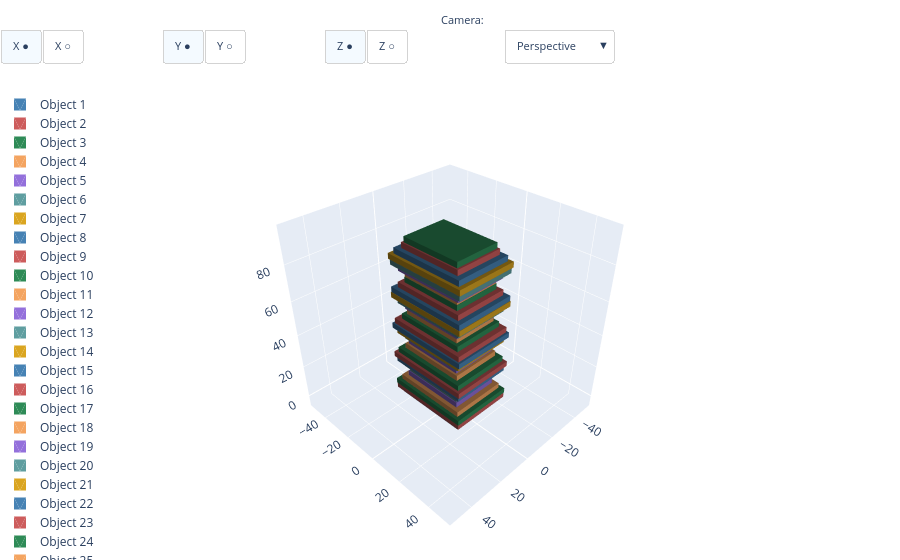

Here is the notebook cell this chart was saved with:
### Markdown cell above
#### Variação com scale

### Code cell
import numpy as np

cota_inicial = 0
pap = 3
n_pav = 30

smooth_factor = 1/(np.pi * 2)

lista_pav = []
for i in range(n_pav + 1):
    cota_atual = round(cota_inicial + (pap * i), 2)
    scale_factor = np.abs(np.sin(i) * smooth_factor + 1)

    pav = (
        cq.Workplane("XY", origin=(0, 0, cota_atual))  # plano de trabalho já na cota correta
        .rect(30 * scale_factor, 40 * scale_factor)
        .extrude(pap)
        
    )

    lista_pav.append(pav)
    # print(f"Cota do pavimento {i} = {cota_atual:.2f} | scale = {scale_factor:.4f}")

show(lista_pav)

### Figure 1 — Plotly figure (JSON) as saved in the notebook; plotly's stock layout.template omitted (floating-point values rounded to 4 significant figures)
{"data": [{"color": "steelblue", "flatshading": true, "i": [2, 3, 7, 7, 10, 11, 15, 15, 18, 18, 22, 22], "j": [1, 2, 5, 6, 9, 10, 13, 14, 17, 16, 20, 23], "k": [0, 0, 4, 5, 8, 8, 12, 13, 16, 19, 21, 20], "lighting": {"ambient": 0.4, "diffuse": 0.8, "specular": 0.2}, "name": "Object 1", "opacity": 1, "showlegend": true, "type": "mesh3d", "x": [-15, -15, 15, 15, 15, 15, 15, 15, 15, 15, -15, -15, -15, -15, -15, -15, -15, 15, 15, -15, -15, 15, 15, -15], "y": [-20, -20, -20, -20, -20, -20, 20, 20, 20, 20, 20, 20, 20, 20, -20, -20, -20, -20, 20, 20, -20, -20, 20, 20], "z": [0, 3, 3, 0, 0, 3, 3, 0, 0, 3, 3, 0, 0, 3, 3, 0, 0, 0, 0, 0, 3, 3, 3, 3]}, {"color": "indianred", "flatshading": true, "i": [3, 3, 7, 7, 11, 11, 15, 15, 18, 18, 22, 22], "j": [1, 2, 5, 6, 9, 10, 13, 14, 17, 16, 20, 23], "k": [0, 1, 4, 5, 8, 9, 12, 13, 16, 19, 21, 20], "lighting": {"ambient": 0.4, "diffuse": 0.8, "specular": 0.2}, "name": "Object 2", "opacity": 1, "showlegend": true, "type": "mesh3d", "x": [-17.01, -17.01, 17.01, 17.01, 17.01, 17.01, 17.01, 17.01, 17.01, 17.01, -17.01, -17.01, -17.01, -17.01, -17.01, -17.01, -17.01, 17.01, 17.01, -17.01, -17.01, 17.01, 17.01, -17.01], "y": [-22.68, -22.68, -22.68, -22.68, -22.68, -22.68, 22.68, 22.68, 22.68, 22.68, 22.68, 22.68, 22.68, 22.68, -22.68, -22.68, -22.68, -22.68, 22.68, 22.68, -22.68, -22.68, 22.68, 22.68], "z": [3, 6, 6, 3, 3, 6, 6, 3, 3, 6, 6, 3, 3, 6, 6, 3, 3, 3, 3, 3, 6, 6, 6, 6]}, {"color": "seagreen", "flatshading": true, "i": [3, 3, 7, 7, 11, 11, 15, 15, 18, 18, 22, 22], "j": [1, 2, 5, 6, 9, 10, 13, 14, 17, 16, 20, 23], "k": [0, 1, 4, 5, 8, 9, 12, 13, 16, 19, 21, 20], "lighting": {"ambient": 0.4, "diffuse": 0.8, "specular": 0.2}, "name": "Object 3", "opacity": 1, "showlegend": true, "type": "mesh3d", "x": [-17.17, -17.17, 17.17, 17.17, 17.17, 17.17, 17.17, 17.17, 17.17, 17.17, -17.17, -17.17, -17.17, -17.17, -17.17, -17.17, -17.17, 17.17, 17.17, -17.17, -17.17, 17.17, 17.17, -17.17], "y": [-22.89, -22.89, -22.89, -22.89, -22.89, -22.89, 22.89, 22.89, 22.89, 22.89, 22.89, 22.89, 22.89, 22.89, -22.89, -22.89, -22.89, -22.89, 22.89, 22.89, -22.89, -22.89, 22.89, 22.89], "z": [6, 9, 9, 6, 6, 9, 9, 6, 6, 9, 9, 6, 6, 9, 9, 6, 6, 6, 6, 6, 9, 9, 9, 9]}, {"color": "sandybrown", "flatshading": true, "i": [3, 3, 7, 7, 11, 11, 15, 15, 18, 18, 22, 22], "j": [1, 2, 5, 6, 9, 10, 13, 14, 17, 16, 20, 23], "k": [0, 1, 4, 5, 8, 9, 12, 13, 16, 19, 21, 20], "lighting": {"ambient": 0.4, "diffuse": 0.8, "specular": 0.2}, "name": "Object 4", "opacity": 1, "showlegend": true, "type": "mesh3d", "x": [-15.34, -15.34, 15.34, 15.34, 15.34, 15.34, 15.34, 15.34, 15.34, 15.34, -15.34, -15.34, -15.34, -15.34, -15.34, -15.34, -15.34, 15.34, 15.34, -15.34, -15.34, 15.34, 15.34, -15.34], "y": [-20.45, -20.45, -20.45, -20.45, -20.45, -20.45, 20.45, 20.45, 20.45, 20.45, 20.45, 20.45, 20.45, 20.45, -20.45, -20.45, -20.45, -20.45, 20.45, 20.45, -20.45, -20.45, 20.45, 20.45], "z": [9, 12, 12, 9, 9, 12, 12, 9, 9, 12, 12, 9, 9, 12, 12, 9, 9, 9, 9, 9, 12, 12, 12, 12]}, {"color": "mediumpurple", "flatshading": true, "i": [3, 3, 7, 7, 11, 11, 15, 15, 18, 18, 22, 22], "j": [1, 2, 5, 6, 9, 10, 13, 14, 17, 16, 20, 23], "k": [0, 1, 4, 5, 8, 9, 12, 13, 16, 19, 21, 20], "lighting": {"ambient": 0.4, "diffuse": 0.8, "specular": 0.2}, "name": "Object 5", "opacity": 1, "showlegend": true, "type": "mesh3d", "x": [-13.19, -13.19, 13.19, 13.19, 13.19, 13.19, 13.19, 13.19, 13.19, 13.19, -13.19, -13.19, -13.19, -13.19, -13.19, -13.19, -13.19, 13.19, 13.19, -13.19, -13.19, 13.19, 13.19, -13.19], "y": [-17.59, -17.59, -17.59, -17.59, -17.59, -17.59, 17.59, 17.59, 17.59, 17.59, 17.59, 17.59, 17.59, 17.59, -17.59, -17.59, -17.59, -17.59, 17.59, 17.59, -17.59, -17.59, 17.59, 17.59], "z": [12, 15, 15, 12, 12, 15, 15, 12, 12, 15, 15, 12, 12, 15, 15, 12, 12, 12, 12, 12, 15, 15, 15, 15]}, {"color": "cadetblue", "flatshading": true, "i": [2, 3, 7, 7, 10, 11, 15, 15, 18, 18, 22, 22], "j": [1, 2, 5, 6, 9, 10, 13, 14, 17, 16, 20, 23], "k": [0, 0, 4, 5, 8, 8, 12, 13, 16, 19, 21, 20], "lighting": {"ambient": 0.4, "diffuse": 0.8, "specular": 0.2}, "name": "Object 6", "opacity": 1, "showlegend": true, "type": "mesh3d", "x": [-12.71, -12.71, 12.71, 12.71, 12.71, 12.71, 12.71, 12.71, 12.71, 12.71, -12.71, -12.71, -12.71, -12.71, -12.71, -12.71, -12.71, 12.71, 12.71, -12.71, -12.71, 12.71, 12.71, -12.71], "y": [-16.95, -16.95, -16.95, -16.95, -16.95, -16.95, 16.95, 16.95, 16.95, 16.95, 16.95, 16.95, 16.95, 16.95, -16.95, -16.95, -16.95, -16.95, 16.95, 16.95, -16.95, -16.95, 16.95, 16.95], "z": [15, 18, 18, 15, 15, 18, 18, 15, 15, 18, 18, 15, 15, 18, 18, 15, 15, 15, 15, 15, 18, 18, 18, 18]}, {"color": "goldenrod", "flatshading": true, "i": [3, 3, 7, 7, 11, 11, 15, 15, 19, 18, 23, 22], "j": [1, 2, 5, 6, 9, 10, 13, 14, 17, 17, 20, 23], "k": [0, 1, 4, 5, 8, 9, 12, 13, 16, 19, 21, 21], "lighting": {"ambient": 0.4, "diffuse": 0.8, "specular": 0.2}, "name": "Object 7", "opacity": 1, "showlegend": true, "type": "mesh3d", "x": [-14.33, -14.33, 14.33, 14.33, 14.33, 14.33, 14.33, 14.33, 14.33, 14.33, -14.33, -14.33, -14.33, -14.33, -14.33, -14.33, -14.33, 14.33, 14.33, -14.33, -14.33, 14.33, 14.33, -14.33], "y": [-19.11, -19.11, -19.11, -19.11, -19.11, -19.11, 19.11, 19.11, 19.11, 19.11, 19.11, 19.11, 19.11, 19.11, -19.11, -19.11, -19.11, -19.11, 19.11, 19.11, -19.11, -19.11, 19.11, 19.11], "z": [18, 21, 21, 18, 18, 21, 21, 18, 18, 21, 21, 18, 18, 21, 21, 18, 18, 18, 18, 18, 21, 21, 21, 21]}, {"color": "steelblue", "flatshading": true, "i": [2, 3, 7, 7, 10, 11, 15, 15, 18, 18, 22, 22], "j": [1, 2, 5, 6, 9, 10, 13, 14, 17, 16, 20, 23], "k": [0, 0, 4, 5, 8, 8, 12, 13, 16, 19, 21, 20], "lighting": {"ambient": 0.4, "diffuse": 0.8, "specular": 0.2}, "name": "Object 8", "opacity": 1, "showlegend": true, "type": "mesh3d", "x": [-16.57, -16.57, 16.57, 16.57, 16.57, 16.57, 16.57, 16.57, 16.57, 16.57, -16.57, -16.57, -16.57, -16.57, -16.57, -16.57, -16.57, 16.57, 16.57, -16.57, -16.57, 16.57, 16.57, -16.57], "y": [-22.09, -22.09, -22.09, -22.09, -22.09, -22.09, 22.09, 22.09, 22.09, 22.09, 22.09, 22.09, 22.09, 22.09, -22.09, -22.09, -22.09, -22.09, 22.09, 22.09, -22.09, -22.09, 22.09, 22.09], "z": [21, 24, 24, 21, 21, 24, 24, 21, 21, 24, 24, 21, 21, 24, 24, 21, 21, 21, 21, 21, 24, 24, 24, 24]}, {"color": "indianred", "flatshading": true, "i": [3, 3, 7, 7, 11, 11, 15, 15, 18, 18, 22, 22], "j": [1, 2, 5, 6, 9, 10, 13, 14, 17, 16, 20, 23], "k": [0, 1, 4, 5, 8, 9, 12, 13, 16, 19, 21, 20], "lighting": {"ambient": 0.4, "diffuse": 0.8, "specular": 0.2}, "name": "Object 9", "opacity": 1, "showlegend": true, "type": "mesh3d", "x": [-17.36, -17.36, 17.36, 17.36, 17.36, 17.36, 17.36, 17.36, 17.36, 17.36, -17.36, -17.36, -17.36, -17.36, -17.36, -17.36, -17.36, 17.36, 17.36, -17.36, -17.36, 17.36, 17.36, -17.36], "y": [-23.15, -23.15, -23.15, -23.15, -23.15, -23.15, 23.15, 23.15, 23.15, 23.15, 23.15, 23.15, 23.15, 23.15, -23.15, -23.15, -23.15, -23.15, 23.15, 23.15, -23.15, -23.15, 23.15, 23.15], "z": [24, 27, 27, 24, 24, 27, 27, 24, 24, 27, 27, 24, 24, 27, 27, 24, 24, 24, 24, 24, 27, 27, 27, 27]}, {"color": "seagreen", "flatshading": true, "i": [3, 3, 6, 7, 11, 11, 14, 15, 18, 18, 22, 22], "j": [1, 2, 5, 6, 9, 10, 13, 14, 17, 16, 20, 23], "k": [0, 1, 4, 4, 8, 9, 12, 12, 16, 19, 21, 20], "lighting": {"ambient": 0.4, "diffuse": 0.8, "specular": 0.2}, "name": "Object 10", "opacity": 1, "showlegend": true, "type": "mesh3d", "x": [-15.98, -15.98, 15.98, 15.98, 15.98, 15.98, 15.98, 15.98, 15.98, 15.98, -15.98, -15.98, -15.98, -15.98, -15.98, -15.98, -15.98, 15.98, 15.98, -15.98, -15.98, 15.98, 15.98, -15.98], "y": [-21.31, -21.31, -21.31, -21.31, -21.31, -21.31, 21.31, 21.31, 21.31, 21.31, 21.31, 21.31, 21.31, 21.31, -21.31, -21.31, -21.31, -21.31, 21.31, 21.31, -21.31, -21.31, 21.31, 21.31], "z": [27, 30, 30, 27, 27, 30, 30, 27, 27, 30, 30, 27, 27, 30, 30, 27, 27, 27, 27, 27, 30, 30, 30, 30]}, {"color": "sandybrown", "flatshading": true, "i": [3, 3, 7, 7, 11, 11, 15, 15, 18, 18, 22, 22], "j": [1, 2, 5, 6, 9, 10, 13, 14, 17, 16, 20, 23], "k": [0, 1, 4, 5, 8, 9, 12, 13, 16, 19, 21, 20], "lighting": {"ambient": 0.4, "diffuse": 0.8, "specular": 0.2}, "name": "Object 11", "opacity": 1, "showlegend": true, "type": "mesh3d", "x": [-13.7, -13.7, 13.7, 13.7, 13.7, 13.7, 13.7, 13.7, 13.7, 13.7, -13.7, -13.7, -13.7, -13.7, -13.7, -13.7, -13.7, 13.7, 13.7, -13.7, -13.7, 13.7, 13.7, -13.7], "y": [-18.27, -18.27, -18.27, -18.27, -18.27, -18.27, 18.27, 18.27, 18.27, 18.27, 18.27, 18.27, 18.27, 18.27, -18.27, -18.27, -18.27, -18.27, 18.27, 18.27, -18.27, -18.27, 18.27, 18.27], "z": [30, 33, 33, 30, 30, 33, 33, 30, 30, 33, 33, 30, 30, 33, 33, 30, 30, 30, 30, 30, 33, 33, 33, 33]}, {"color": "mediumpurple", "flatshading": true, "i": [3, 3, 6, 7, 11, 11, 14, 15, 18, 18, 22, 22], "j": [1, 2, 5, 6, 9, 10, 13, 14, 17, 16, 20, 23], "k": [0, 1, 4, 4, 8, 9, 12, 12, 16, 19, 21, 20], "lighting": {"ambient": 0.4, "diffuse": 0.8, "specular": 0.2}, "name": "Object 12", "opacity": 1, "showlegend": true, "type": "mesh3d", "x": [-12.61, -12.61, 12.61, 12.61, 12.61, 12.61, 12.61, 12.61, 12.61, 12.61, -12.61, -12.61, -12.61, -12.61, -12.61, -12.61, -12.61, 12.61, 12.61, -12.61, -12.61, 12.61, 12.61, -12.61], "y": [-16.82, -16.82, -16.82, -16.82, -16.82, -16.82, 16.82, 16.82, 16.82, 16.82, 16.82, 16.82, 16.82, 16.82, -16.82, -16.82, -16.82, -16.82, 16.82, 16.82, -16.82, -16.82, 16.82, 16.82], "z": [33, 36, 36, 33, 33, 36, 36, 33, 33, 36, 36, 33, 33, 36, 36, 33, 33, 33, 33, 33, 36, 36, 36, 36]}, {"color": "cadetblue", "flatshading": true, "i": [3, 3, 6, 7, 11, 11, 14, 15, 19, 18, 23, 22], "j": [1, 2, 5, 6, 9, 10, 13, 14, 17, 17, 20, 23], "k": [0, 1, 4, 4, 8, 9, 12, 12, 16, 19, 21, 21], "lighting": {"ambient": 0.4, "diffuse": 0.8, "specular": 0.2}, "name": "Object 13", "opacity": 1, "showlegend": true, "type": "mesh3d", "x": [-13.72, -13.72, 13.72, 13.72, 13.72, 13.72, 13.72, 13.72, 13.72, 13.72, -13.72, -13.72, -13.72, -13.72, -13.72, -13.72, -13.72, 13.72, 13.72, -13.72, -13.72, 13.72, 13.72, -13.72], "y": [-18.29, -18.29, -18.29, -18.29, -18.29, -18.29, 18.29, 18.29, 18.29, 18.29, 18.29, 18.29, 18.29, 18.29, -18.29, -18.29, -18.29, -18.29, 18.29, 18.29, -18.29, -18.29, 18.29, 18.29], "z": [36, 39, 39, 36, 36, 39, 39, 36, 36, 39, 39, 36, 36, 39, 39, 36, 36, 36, 36, 36, 39, 39, 39, 39]}, {"color": "goldenrod", "flatshading": true, "i": [3, 3, 7, 7, 11, 11, 15, 15, 18, 18, 22, 22], "j": [1, 2, 5, 6, 9, 10, 13, 14, 17, 16, 20, 23], "k": [0, 1, 4, 5, 8, 9, 12, 13, 16, 19, 21, 20], "lighting": {"ambient": 0.4, "diffuse": 0.8, "specular": 0.2}, "name": "Object 14", "opacity": 1, "showlegend": true, "type": "mesh3d", "x": [-16.0, -16.0, 16.0, 16.0, 16.0, 16.0, 16.0, 16.0, 16.0, 16.0, -16.0, -16.0, -16.0, -16.0, -16.0, -16.0, -16.0, 16.0, 16.0, -16.0, -16.0, 16.0, 16.0, -16.0], "y": [-21.34, -21.34, -21.34, -21.34, -21.34, -21.34, 21.34, 21.34, 21.34, 21.34, 21.34, 21.34, 21.34, 21.34, -21.34, -21.34, -21.34, -21.34, 21.34, 21.34, -21.34, -21.34, 21.34, 21.34], "z": [39, 42, 42, 39, 39, 42, 42, 39, 39, 42, 42, 39, 39, 42, 42, 39, 39, 39, 39, 39, 42, 42, 42, 42]}, {"color": "steelblue", "flatshading": true, "i": [2, 3, 7, 7, 10, 11, 15, 15, 18, 18, 22, 22], "j": [1, 2, 5, 6, 9, 10, 13, 14, 17, 16, 20, 23], "k": [0, 0, 4, 5, 8, 8, 12, 13, 16, 19, 21, 20], "lighting": {"ambient": 0.4, "diffuse": 0.8, "specular": 0.2}, "name": "Object 15", "opacity": 1, "showlegend": true, "type": "mesh3d", "x": [-17.36, -17.36, 17.36, 17.36, 17.36, 17.36, 17.36, 17.36, 17.36, 17.36, -17.36, -17.36, -17.36, -17.36, -17.36, -17.36, -17.36, 17.36, 17.36, -17.36, -17.36, 17.36, 17.36, -17.36], "y": [-23.15, -23.15, -23.15, -23.15, -23.15, -23.15, 23.15, 23.15, 23.15, 23.15, 23.15, 23.15, 23.15, 23.15, -23.15, -23.15, -23.15, -23.15, 23.15, 23.15, -23.15, -23.15, 23.15, 23.15], "z": [42, 45, 45, 42, 42, 45, 45, 42, 42, 45, 45, 42, 42, 45, 45, 42, 42, 42, 42, 42, 45, 45, 45, 45]}, {"color": "indianred", "flatshading": true, "i": [3, 3, 7, 7, 11, 11, 15, 15, 19, 18, 23, 22], "j": [1, 2, 5, 6, 9, 10, 13, 14, 17, 17, 20, 23], "k": [0, 1, 4, 5, 8, 9, 12, 13, 16, 19, 21, 21], "lighting": {"ambient": 0.4, "diffuse": 0.8, "specular": 0.2}, "name": "Object 16", "opacity": 1, "showlegend": true, "type": "mesh3d", "x": [-16.55, -16.55, 16.55, 16.55, 16.55, 16.55, 16.55, 16.55, 16.55, 16.55, -16.55, -16.55, -16.55, -16.55, -16.55, -16.55, -16.55, 16.55, 16.55, -16.55, -16.55, 16.55, 16.55, -16.55], "y": [-22.07, -22.07, -22.07, -22.07, -22.07, -22.07, 22.07, 22.07, 22.07, 22.07, 22.07, 22.07, 22.07, 22.07, -22.07, -22.07, -22.07, -22.07, 22.07, 22.07, -22.07, -22.07, 22.07, 22.07], "z": [45, 48, 48, 45, 45, 48, 48, 45, 45, 48, 48, 45, 45, 48, 48, 45, 45, 45, 45, 45, 48, 48, 48, 48]}, {"color": "seagreen", "flatshading": true, "i": [3, 3, 7, 7, 11, 11, 15, 15, 18, 18, 22, 22], "j": [1, 2, 5, 6, 9, 10, 13, 14, 17, 16, 20, 23], "k": [0, 1, 4, 5, 8, 9, 12, 13, 16, 19, 21, 20], "lighting": {"ambient": 0.4, "diffuse": 0.8, "specular": 0.2}, "name": "Object 17", "opacity": 1, "showlegend": true, "type": "mesh3d", "x": [-14.31, -14.31, 14.31, 14.31, 14.31, 14.31, 14.31, 14.31, 14.31, 14.31, -14.31, -14.31, -14.31, -14.31, -14.31, -14.31, -14.31, 14.31, 14.31, -14.31, -14.31, 14.31, 14.31, -14.31], "y": [-19.08, -19.08, -19.08, -19.08, -19.08, -19.08, 19.08, 19.08, 19.08, 19.08, 19.08, 19.08, 19.08, 19.08, -19.08, -19.08, -19.08, -19.08, 19.08, 19.08, -19.08, -19.08, 19.08, 19.08], "z": [48, 51, 51, 48, 48, 51, 51, 48, 48, 51, 51, 48, 48, 51, 51, 48, 48, 48, 48, 48, 51, 51, 51, 51]}, {"color": "sandybrown", "flatshading": true, "i": [3, 3, 6, 7, 11, 11, 14, 15, 18, 18, 22, 22], "j": [1, 2, 5, 6, 9, 10, 13, 14, 17, 16, 20, 23], "k": [0, 1, 4, 4, 8, 9, 12, 12, 16, 19, 21, 20], "lighting": {"ambient": 0.4, "diffuse": 0.8, "specular": 0.2}, "name": "Object 18", "opacity": 1, "showlegend": true, "type": "mesh3d", "x": [-12.7, -12.7, 12.7, 12.7, 12.7, 12.7, 12.7, 12.7, 12.7, 12.7, -12.7, -12.7, -12.7, -12.7, -12.7, -12.7, -12.7, 12.7, 12.7, -12.7, -12.7, 12.7, 12.7, -12.7], "y": [-16.94, -16.94, -16.94, -16.94, -16.94, -16.94, 16.94, 16.94, 16.94, 16.94, 16.94, 16.94, 16.94, 16.94, -16.94, -16.94, -16.94, -16.94, 16.94, 16.94, -16.94, -16.94, 16.94, 16.94], "z": [51, 54, 54, 51, 51, 54, 54, 51, 51, 54, 54, 51, 51, 54, 54, 51, 51, 51, 51, 51, 54, 54, 54, 54]}, {"color": "mediumpurple", "flatshading": true, "i": [3, 3, 7, 7, 11, 11, 15, 15, 18, 18, 22, 22], "j": [1, 2, 5, 6, 9, 10, 13, 14, 17, 16, 20, 23], "k": [0, 1, 4, 5, 8, 9, 12, 13, 16, 19, 21, 20], "lighting": {"ambient": 0.4, "diffuse": 0.8, "specular": 0.2}, "name": "Object 19", "opacity": 1, "showlegend": true, "type": "mesh3d", "x": [-13.21, -13.21, 13.21, 13.21, 13.21, 13.21, 13.21, 13.21, 13.21, 13.21, -13.21, -13.21, -13.21, -13.21, -13.21, -13.21, -13.21, 13.21, 13.21, -13.21, -13.21, 13.21, 13.21, -13.21], "y": [-17.61, -17.61, -17.61, -17.61, -17.61, -17.61, 17.61, 17.61, 17.61, 17.61, 17.61, 17.61, 17.61, 17.61, -17.61, -17.61, -17.61, -17.61, 17.61, 17.61, -17.61, -17.61, 17.61, 17.61], "z": [54, 57, 57, 54, 54, 57, 57, 54, 54, 57, 57, 54, 54, 57, 57, 54, 54, 54, 54, 54, 57, 57, 57, 57]}, {"color": "cadetblue", "flatshading": true, "i": [3, 3, 7, 7, 11, 11, 15, 15, 18, 18, 22, 22], "j": [1, 2, 5, 6, 9, 10, 13, 14, 17, 16, 20, 23], "k": [0, 1, 4, 5, 8, 9, 12, 13, 16, 19, 21, 20], "lighting": {"ambient": 0.4, "diffuse": 0.8, "specular": 0.2}, "name": "Object 20", "opacity": 1, "showlegend": true, "type": "mesh3d", "x": [-15.36, -15.36, 15.36, 15.36, 15.36, 15.36, 15.36, 15.36, 15.36, 15.36, -15.36, -15.36, -15.36, -15.36, -15.36, -15.36, -15.36, 15.36, 15.36, -15.36, -15.36, 15.36, 15.36, -15.36], "y": [-20.48, -20.48, -20.48, -20.48, -20.48, -20.48, 20.48, 20.48, 20.48, 20.48, 20.48, 20.48, 20.48, 20.48, -20.48, -20.48, -20.48, -20.48, 20.48, 20.48, -20.48, -20.48, 20.48, 20.48], "z": [57, 60, 60, 57, 57, 60, 60, 57, 57, 60, 60, 57, 57, 60, 60, 57, 57, 57, 57, 57, 60, 60, 60, 60]}, {"color": "goldenrod", "flatshading": true, "i": [3, 3, 7, 7, 11, 11, 15, 15, 19, 18, 23, 22], "j": [1, 2, 5, 6, 9, 10, 13, 14, 17, 17, 20, 23], "k": [0, 1, 4, 5, 8, 9, 12, 13, 16, 19, 21, 21], "lighting": {"ambient": 0.4, "diffuse": 0.8, "specular": 0.2}, "name": "Object 21", "opacity": 1, "showlegend": true, "type": "mesh3d", "x": [-17.18, -17.18, 17.18, 17.18, 17.18, 17.18, 17.18, 17.18, 17.18, 17.18, -17.18, -17.18, -17.18, -17.18, -17.18, -17.18, -17.18, 17.18, 17.18, -17.18, -17.18, 17.18, 17.18, -17.18], "y": [-22.91, -22.91, -22.91, -22.91, -22.91, -22.91, 22.91, 22.91, 22.91, 22.91, 22.91, 22.91, 22.91, 22.91, -22.91, -22.91, -22.91, -22.91, 22.91, 22.91, -22.91, -22.91, 22.91, 22.91], "z": [60, 63, 63, 60, 60, 63, 63, 60, 60, 63, 63, 60, 60, 63, 63, 60, 60, 60, 60, 60, 63, 63, 63, 63]}, {"color": "steelblue", "flatshading": true, "i": [3, 3, 7, 7, 11, 11, 15, 15, 18, 18, 22, 22], "j": [1, 2, 5, 6, 9, 10, 13, 14, 17, 16, 20, 23], "k": [0, 1, 4, 5, 8, 9, 12, 13, 16, 19, 21, 20], "lighting": {"ambient": 0.4, "diffuse": 0.8, "specular": 0.2}, "name": "Object 22", "opacity": 1, "showlegend": true, "type": "mesh3d", "x": [-17.0, -17.0, 17.0, 17.0, 17.0, 17.0, 17.0, 17.0, 17.0, 17.0, -17.0, -17.0, -17.0, -17.0, -17.0, -17.0, -17.0, 17.0, 17.0, -17.0, -17.0, 17.0, 17.0, -17.0], "y": [-22.66, -22.66, -22.66, -22.66, -22.66, -22.66, 22.66, 22.66, 22.66, 22.66, 22.66, 22.66, 22.66, 22.66, -22.66, -22.66, -22.66, -22.66, 22.66, 22.66, -22.66, -22.66, 22.66, 22.66], "z": [63, 66, 66, 63, 63, 66, 66, 63, 63, 66, 66, 63, 63, 66, 66, 63, 63, 63, 63, 63, 66, 66, 66, 66]}, {"color": "indianred", "flatshading": true, "i": [3, 3, 7, 7, 11, 11, 15, 15, 18, 18, 22, 22], "j": [1, 2, 5, 6, 9, 10, 13, 14, 17, 16, 20, 23], "k": [0, 1, 4, 5, 8, 9, 12, 13, 16, 19, 21, 20], "lighting": {"ambient": 0.4, "diffuse": 0.8, "specular": 0.2}, "name": "Object 23", "opacity": 1, "showlegend": true, "type": "mesh3d", "x": [-14.98, -14.98, 14.98, 14.98, 14.98, 14.98, 14.98, 14.98, 14.98, 14.98, -14.98, -14.98, -14.98, -14.98, -14.98, -14.98, -14.98, 14.98, 14.98, -14.98, -14.98, 14.98, 14.98, -14.98], "y": [-19.97, -19.97, -19.97, -19.97, -19.97, -19.97, 19.97, 19.97, 19.97, 19.97, 19.97, 19.97, 19.97, 19.97, -19.97, -19.97, -19.97, -19.97, 19.97, 19.97, -19.97, -19.97, 19.97, 19.97], "z": [66, 69, 69, 66, 66, 69, 69, 66, 66, 69, 69, 66, 66, 69, 69, 66, 66, 66, 66, 66, 69, 69, 69, 69]}, {"color": "seagreen", "flatshading": true, "i": [3, 3, 7, 7, 11, 11, 15, 15, 18, 18, 22, 22], "j": [1, 2, 5, 6, 9, 10, 13, 14, 17, 16, 20, 23], "k": [0, 1, 4, 5, 8, 9, 12, 13, 16, 19, 21, 20], "lighting": {"ambient": 0.4, "diffuse": 0.8, "specular": 0.2}, "name": "Object 24", "opacity": 1, "showlegend": true, "type": "mesh3d", "x": [-12.98, -12.98, 12.98, 12.98, 12.98, 12.98, 12.98, 12.98, 12.98, 12.98, -12.98, -12.98, -12.98, -12.98, -12.98, -12.98, -12.98, 12.98, 12.98, -12.98, -12.98, 12.98, 12.98, -12.98], "y": [-17.31, -17.31, -17.31, -17.31, -17.31, -17.31, 17.31, 17.31, 17.31, 17.31, 17.31, 17.31, 17.31, 17.31, -17.31, -17.31, -17.31, -17.31, 17.31, 17.31, -17.31, -17.31, 17.31, 17.31], "z": [69, 72, 72, 69, 69, 72, 72, 69, 69, 72, 72, 69, 69, 72, 72, 69, 69, 69, 69, 69, 72, 72, 72, 72]}, {"color": "sandybrown", "flatshading": true, "i": [3, 3, 7, 7, 11, 11, 15, 15, 18, 18, 22, 22], "j": [1, 2, 5, 6, 9, 10, 13, 14, 17, 16, 20, 23], "k": [0, 1, 4, 5, 8, 9, 12, 13, 16, 19, 21, 20], "lighting": {"ambient": 0.4, "diffuse": 0.8, "specular": 0.2}, "name": "Object 25", "opacity": 1, "showlegend": true, "type": "mesh3d", "x": [-12.84, -12.84, 12.84, 12.84, 12.84, 12.84, 12.84, 12.84, 12.84, 12.84, -12.84, -12.84, -12.84, -12.84, -12.84, -12.84, -12.84, 12.84, 12.84, -12.84, -12.84, 12.84, 12.84, -12.84], "y": [-17.12, -17.12, -17.12, -17.12, -17.12, -17.12, 17.12, 17.12, 17.12, 17.12, 17.12, 17.12, 17.12, 17.12, -17.12, -17.12, -17.12, -17.12, 17.12, 17.12, -17.12, -17.12, 17.12, 17.12], "z": [72, 75, 75, 72, 72, 75, 75, 72, 72, 75, 75, 72, 72, 75, 75, 72, 72, 72, 72, 72, 75, 75, 75, 75]}, {"color": "mediumpurple", "flatshading": true, "i": [3, 3, 6, 7, 11, 11, 14, 15, 18, 18, 22, 22], "j": [1, 2, 5, 6, 9, 10, 13, 14, 17, 16, 20, 23], "k": [0, 1, 4, 4, 8, 9, 12, 12, 16, 19, 21, 20], "lighting": {"ambient": 0.4, "diffuse": 0.8, "specular": 0.2}, "name": "Object 26", "opacity": 1, "showlegend": true, "type": "mesh3d", "x": [-14.68, -14.68, 14.68, 14.68, 14.68, 14.68, 14.68, 14.68, 14.68, 14.68, -14.68, -14.68, -14.68, -14.68, -14.68, -14.68, -14.68, 14.68, 14.68, -14.68, -14.68, 14.68, 14.68, -14.68], "y": [-19.58, -19.58, -19.58, -19.58, -19.58, -19.58, 19.58, 19.58, 19.58, 19.58, 19.58, 19.58, 19.58, 19.58, -19.58, -19.58, -19.58, -19.58, 19.58, 19.58, -19.58, -19.58, 19.58, 19.58], "z": [75, 78, 78, 75, 75, 78, 78, 75, 75, 78, 78, 75, 75, 78, 78, 75, 75, 75, 75, 75, 78, 78, 78, 78]}, {"color": "cadetblue", "flatshading": true, "i": [2, 3, 6, 7, 10, 11, 14, 15, 18, 18, 22, 22], "j": [1, 2, 5, 6, 9, 10, 13, 14, 17, 16, 20, 23], "k": [0, 0, 4, 4, 8, 8, 12, 12, 16, 19, 21, 20], "lighting": {"ambient": 0.4, "diffuse": 0.8, "specular": 0.2}, "name": "Object 27", "opacity": 1, "showlegend": true, "type": "mesh3d", "x": [-16.82, -16.82, 16.82, 16.82, 16.82, 16.82, 16.82, 16.82, 16.82, 16.82, -16.82, -16.82, -16.82, -16.82, -16.82, -16.82, -16.82, 16.82, 16.82, -16.82, -16.82, 16.82, 16.82, -16.82], "y": [-22.43, -22.43, -22.43, -22.43, -22.43, -22.43, 22.43, 22.43, 22.43, 22.43, 22.43, 22.43, 22.43, 22.43, -22.43, -22.43, -22.43, -22.43, 22.43, 22.43, -22.43, -22.43, 22.43, 22.43], "z": [78, 81, 81, 78, 78, 81, 81, 78, 78, 81, 81, 78, 78, 81, 81, 78, 78, 78, 78, 78, 81, 81, 81, 81]}, {"color": "goldenrod", "flatshading": true, "i": [3, 3, 7, 7, 11, 11, 15, 15, 19, 18, 23, 22], "j": [1, 2, 5, 6, 9, 10, 13, 14, 17, 17, 20, 23], "k": [0, 1, 4, 5, 8, 9, 12, 13, 16, 19, 21, 21], "lighting": {"ambient": 0.4, "diffuse": 0.8, "specular": 0.2}, "name": "Object 28", "opacity": 1, "showlegend": true, "type": "mesh3d", "x": [-17.28, -17.28, 17.28, 17.28, 17.28, 17.28, 17.28, 17.28, 17.28, 17.28, -17.28, -17.28, -17.28, -17.28, -17.28, -17.28, -17.28, 17.28, 17.28, -17.28, -17.28, 17.28, 17.28, -17.28], "y": [-23.04, -23.04, -23.04, -23.04, -23.04, -23.04, 23.04, 23.04, 23.04, 23.04, 23.04, 23.04, 23.04, 23.04, -23.04, -23.04, -23.04, -23.04, 23.04, 23.04, -23.04, -23.04, 23.04, 23.04], "z": [81, 84, 84, 81, 81, 84, 84, 81, 81, 84, 84, 81, 81, 84, 84, 81, 81, 81, 81, 81, 84, 84, 84, 84]}, {"color": "steelblue", "flatshading": true, "i": [3, 3, 6, 7, 11, 11, 14, 15, 18, 18, 22, 22], "j": [1, 2, 5, 6, 9, 10, 13, 14, 17, 16, 20, 23], "k": [0, 1, 4, 4, 8, 9, 12, 12, 16, 19, 21, 20], "lighting": {"ambient": 0.4, "diffuse": 0.8, "specular": 0.2}, "name": "Object 29", "opacity": 1, "showlegend": true, "type": "mesh3d", "x": [-15.65, -15.65, 15.65, 15.65, 15.65, 15.65, 15.65, 15.65, 15.65, 15.65, -15.65, -15.65, -15.65, -15.65, -15.65, -15.65, -15.65, 15.65, 15.65, -15.65, -15.65, 15.65, 15.65, -15.65], "y": [-20.86, -20.86, -20.86, -20.86, -20.86, -20.86, 20.86, 20.86, 20.86, 20.86, 20.86, 20.86, 20.86, 20.86, -20.86, -20.86, -20.86, -20.86, 20.86, 20.86, -20.86, -20.86, 20.86, 20.86], "z": [84, 87, 87, 84, 84, 87, 87, 84, 84, 87, 87, 84, 84, 87, 87, 84, 84, 84, 84, 84, 87, 87, 87, 87]}, {"color": "indianred", "flatshading": true, "i": [3, 3, 7, 7, 11, 11, 15, 15, 18, 18, 22, 22], "j": [1, 2, 5, 6, 9, 10, 13, 14, 17, 16, 20, 23], "k": [0, 1, 4, 5, 8, 9, 12, 13, 16, 19, 21, 20], "lighting": {"ambient": 0.4, "diffuse": 0.8, "specular": 0.2}, "name": "Object 30", "opacity": 1, "showlegend": true, "type": "mesh3d", "x": [-13.42, -13.42, 13.42, 13.42, 13.42, 13.42, 13.42, 13.42, 13.42, 13.42, -13.42, -13.42, -13.42, -13.42, -13.42, -13.42, -13.42, 13.42, 13.42, -13.42, -13.42, 13.42, 13.42, -13.42], "y": [-17.89, -17.89, -17.89, -17.89, -17.89, -17.89, 17.89, 17.89, 17.89, 17.89, 17.89, 17.89, 17.89, 17.89, -17.89, -17.89, -17.89, -17.89, 17.89, 17.89, -17.89, -17.89, 17.89, 17.89], "z": [87, 90, 90, 87, 87, 90, 90, 87, 87, 90, 90, 87, 87, 90, 90, 87, 87, 87, 87, 87, 90, 90, 90, 90]}, {"color": "seagreen", "flatshading": true, "i": [3, 3, 7, 7, 11, 11, 15, 15, 18, 18, 22, 22], "j": [1, 2, 5, 6, 9, 10, 13, 14, 17, 16, 20, 23], "k": [0, 1, 4, 5, 8, 9, 12, 13, 16, 19, 21, 20], "lighting": {"ambient": 0.4, "diffuse": 0.8, "specular": 0.2}, "name": "Object 31", "opacity": 1, "showlegend": true, "type": "mesh3d", "x": [-12.64, -12.64, 12.64, 12.64, 12.64, 12.64, 12.64, 12.64, 12.64, 12.64, -12.64, -12.64, -12.64, -12.64, -12.64, -12.64, -12.64, 12.64, 12.64, -12.64, -12.64, 12.64, 12.64, -12.64], "y": [-16.85, -16.85, -16.85, -16.85, -16.85, -16.85, 16.85, 16.85, 16.85, 16.85, 16.85, 16.85, 16.85, 16.85, -16.85, -16.85, -16.85, -16.85, 16.85, 16.85, -16.85, -16.85, 16.85, 16.85], "z": [90, 93, 93, 90, 90, 93, 93, 90, 90, 93, 93, 90, 90, 93, 93, 90, 90, 90, 90, 90, 93, 93, 93, 93]}], "layout": {"annotations": [{"font": {"size": 11}, "showarrow": false, "text": "Axes:", "x": -0.01, "xanchor": "right", "xref": "paper", "y": 1.17, "yref": "paper"}, {"font": {"size": 11}, "showarrow": false, "text": "Camera:", "x": 0.54, "xanchor": "right", "xref": "paper", "y": 1.17, "yref": "paper"}], "legend": {"x": 0, "y": 1}, "margin": {"b": 0, "l": 0, "r": 0, "t": 90}, "scene": {"aspectmode": "manual", "aspectratio": {"x": 1, "y": 1, "z": 1}, "camera": {"eye": {"x": 1.5, "y": 1.5, "z": 1.5}, "projection": {"type": "perspective"}, "up": {"x": 0, "y": 0, "z": 1}}, "xaxis": {"backgroundcolor": "rgb(230, 236, 245)", "gridcolor": "white", "gridwidth": 1, "range": [-53.47, 53.47], "showbackground": true, "showgrid": true, "showline": false, "showspikes": true, "showticklabels": true, "title": {"text": ""}, "zeroline": true, "zerolinecolor": "white", "zerolinewidth": 2}, "yaxis": {"backgroundcolor": "rgb(230, 236, 245)", "gridcolor": "white", "gridwidth": 1, "range": [-53.47, 53.47], "showbackground": true, "showgrid": true, "showline": false, "showspikes": true, "showticklabels": true, "title": {"text": ""}, "zeroline": true, "zerolinecolor": "white", "zerolinewidth": 2}, "zaxis": {"backgroundcolor": "rgb(230, 236, 245)", "gridcolor": "white", "gridwidth": 1, "range": [-6.975, 99.97], "showbackground": true, "showgrid": true, "showline": false, "showspikes": true, "showticklabels": true, "title": {"text": ""}, "zeroline": true, "zerolinecolor": "white", "zerolinewidth": 2}}, "updatemenus": [{"active": 0, "bgcolor": "white", "bordercolor": "lightgray", "buttons": [{"args": [{"scene.xaxis": {"backgroundcolor": "rgb(230, 236, 245)", "gridcolor": "white", "gridwidth": 1, "range": [-53.47, 53.47], "showbackground": true, "showgrid": true, "showline": false, "showspikes": true, "showticklabels": true, "title": {"text": ""}, "zeroline": true, "zerolinecolor": "white", "zerolinewidth": 2}}], "label": "X ●", "method": "relayout"}, {"args": [{"scene.xaxis": {"range": [-53.47, 53.47], "showbackground": false, "showgrid": false, "showline": false, "showspikes": false, "showticklabels": false, "title": {"text": ""}, "zeroline": false}}], "label": "X ○", "method": "relayout"}], "direction": "right", "font": {"size": 11}, "showactive": true, "type": "buttons", "x": 0, "xanchor": "left", "y": 1.13, "yanchor": "top"}, {"active": 0, "bgcolor": "white", "bordercolor": "lightgray", "buttons": [{"args": [{"scene.yaxis": {"backgroundcolor": "rgb(230, 236, 245)", "gridcolor": "white", "gridwidth": 1, "range": [-53.47, 53.47], "showbackground": true, "showgrid": true, "showline": false, "showspikes": true, "showticklabels": true, "title": {"text": ""}, "zeroline": true, "zerolinecolor": "white", "zerolinewidth": 2}}], "label": "Y ●", "method": "relayout"}, {"args": [{"scene.yaxis": {"range": [-53.47, 53.47], "showbackground": false, "showgrid": false, "showline": false, "showspikes": false, "showticklabels": false, "title": {"text": ""}, "zeroline": false}}], "label": "Y ○", "method": "relayout"}], "direction": "right", "font": {"size": 11}, "showactive": true, "type": "buttons", "x": 0.18, "xanchor": "left", "y": 1.13, "yanchor": "top"}, {"active": 0, "bgcolor": "white", "bordercolor": "lightgray", "buttons": [{"args": [{"scene.zaxis": {"backgroundcolor": "rgb(230, 236, 245)", "gridcolor": "white", "gridwidth": 1, "range": [-6.975, 99.97], "showbackground": true, "showgrid": true, "showline": false, "showspikes": true, "showticklabels": true, "title": {"text": ""}, "zeroline": true, "zerolinecolor": "white", "zerolinewidth": 2}}], "label": "Z ●", "method": "relayout"}, {"args": [{"scene.zaxis": {"range": [-6.975, 99.97], "showbackground": false, "showgrid": false, "showline": false, "showspikes": false, "showticklabels": false, "title": {"text": ""}, "zeroline": false}}], "label": "Z ○", "method": "relayout"}], "direction": "right", "font": {"size": 11}, "showactive": true, "type": "buttons", "x": 0.36, "xanchor": "left", "y": 1.13, "yanchor": "top"}, {"active": 0, "bgcolor": "white", "bordercolor": "lightgray", "buttons": [{"args": [{"scene.aspectmode": "manual", "scene.aspectratio": {"x": 1, "y": 1, "z": 1}, "scene.camera": {"eye": {"x": 1.5, "y": 1.5, "z": 1.5}, "projection": {"type": "perspective"}, "up": {"x": 0, "y": 0, "z": 1}}}], "label": "Perspective", "method": "relayout"}, {"args": [{"scene.aspectmode": "manual", "scene.aspectratio": {"x": 1, "y": 1, "z": 1}, "scene.camera": {"eye": {"x": 2.5, "y": 2.5, "z": 2.5}, "projection": {"type": "orthographic"}, "up": {"x": 0, "y": 0, "z": 1}}}], "label": "Orthographic", "method": "relayout"}], "direction": "down", "font": {"size": 11}, "showactive": true, "type": "dropdown", "x": 0.56, "xanchor": "left", "y": 1.13, "yanchor": "top"}]}}
